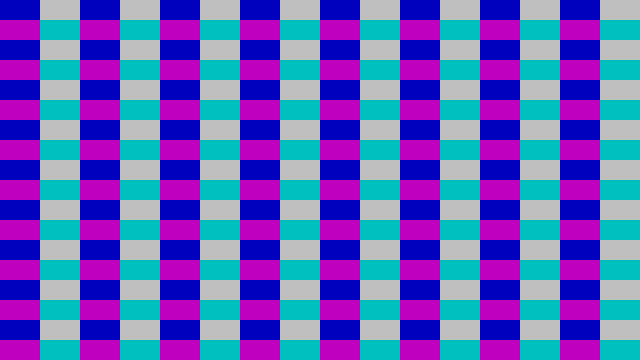

This chart was generated by the following Python code:
import Image
import ImageDraw

image = Image.new('RGB', (640, 360))

draw = ImageDraw.Draw(image)

for y in range(9):

    y1 = y * 40
    y2 = y1 + 19
    y3 = y2 + 1
    y4 = y3 + 19

    for x in range(8):

        x1 = x * 80
        x2 = x1 + 39
        x3 = x2 + 1
        x4 = x3 + 39

        print x1, y1, x2, y2, 'blue'
        print x3, y1, x4, y2, 'white'
        print x1, y3, x2, y4, 'magenta'
        print x3, y3, x4, y4, 'cyan'

        draw.rectangle(((x1, y1), (x2, y2)), 'rgb(0%, 0%, 75%)')
        draw.rectangle(((x3, y1), (x4, y2)), 'rgb(75%, 75%, 75%)')
        draw.rectangle(((x1, y3), (x2, y4)), 'rgb(75%, 0%, 75%)')
        draw.rectangle(((x3, y3), (x4, y4)), 'rgb(0%, 75%, 75%)')

image.save('colortint.png', 'PNG')

# ex:et:sw=4:ts=4
